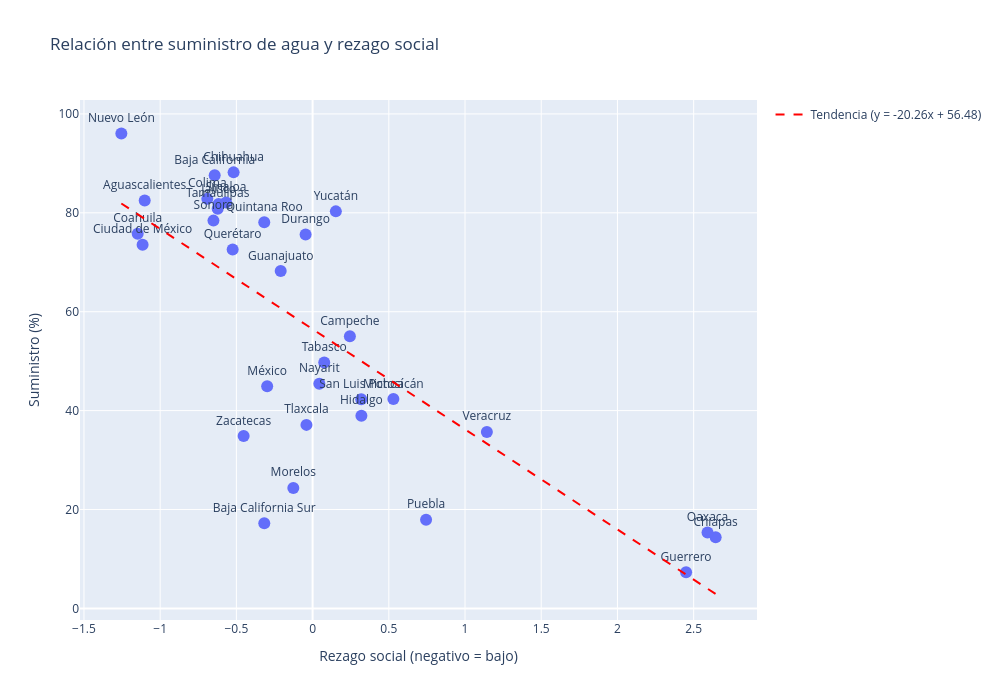

Write notebook code for a chart like this one.
### Markdown cell above
Conclusiones sobre la relación entre suministro de agua y rezago social Con los datos reales (los primeros que me mostraste, donde Chihuahua tiene 88% y Guerrero 7%), se observa una clara tendencia: los estados con mayor rezago social, como Chiapas y Guerrero, presentan los porcentajes de suministro diario de agua más bajos. En cambio, entidades con rezago social negativo (bajo rezago), como Coahuila, Aguascalientes y Chihuahua, alcanzan suministros superiores al 75%. Esta relación inversa sugiere que la desigualdad social está asociada a un menor acceso al agua potable.

Sin embargo, existen excepciones que enriquecen el análisis. Baja California Sur, a pesar de tener un rezago social bajo (-0.32), registra solo un 17% de suministro. Esto indica que factores geográficos y climáticos (la aridez de la región) pueden limitar el acceso al agua independientemente del nivel de desarrollo social. Por otro lado, la Ciudad de México, con un rezago bajo (-1.11), alcanza un 73.5% de suministro, mostrando que una buena infraestructura puede compensar la escasez natural.

### Code cell
fig = px.scatter(suministro_vs_rezagoSocial, x='Índice de rezago social', y='Porcentaje de suministro diario',
                 text='Entidad', hover_name='Entidad',
                 title='Relación entre suministro de agua y rezago social',
                 labels={'Índice de rezago social': 'Rezago social (negativo = bajo)',
                         'Porcentaje de suministro diario': 'Suministro (%)'},
                 width=900, height=600)
fig.update_traces(textposition='top center', marker=dict(size=12))

X = suministro_vs_rezagoSocial[['Índice de rezago social']].values
y = suministro_vs_rezagoSocial['Porcentaje de suministro diario'].values
model = LinearRegression()
model.fit(X, y)
x_line = np.linspace(X.min(), X.max(), 100)
y_line = model.predict(x_line.reshape(-1, 1))

fig.add_trace(go.Scatter(x=x_line, y=y_line, mode='lines',
                         name=f'Tendencia (y = {model.coef_[0]:.2f}x + {model.intercept_:.2f})',
                         line=dict(color='red', dash='dash')))
fig.update_layout(width=1000, height=700)
fig.show()

### Figure 1 — Plotly figure (JSON) as saved in the notebook; plotly's stock layout.template omitted (floating-point values rounded to 4 significant figures)
{"data": [{"hovertemplate": "<b>%{hovertext}</b><br><br>Rezago social (negativo = bajo)=%{x}<br>Suministro (%)=%{y}<br>Entidad=%{text}<extra></extra>", "hovertext": ["Aguascalientes", "Baja California", "Baja California Sur", "Campeche", "Coahuila", "Colima", "Chiapas", "Chihuahua", "Ciudad de México", "Durango", "Guanajuato", "Guerrero", "Hidalgo", "Jalisco", "México", "Michoacán", "Morelos", "Nayarit", "Nuevo León", "Oaxaca", "Puebla", "Querétaro", "Quintana Roo", "San Luis Potosí", "Sinaloa", "Sonora", "Tabasco", "Tamaulipas", "Tlaxcala", "Veracruz", "Yucatán", "Zacatecas"], "legendgroup": "", "marker": {"color": "#636efa", "size": 12, "symbol": "circle"}, "mode": "markers+text", "name": "", "orientation": "v", "showlegend": false, "text": ["Aguascalientes", "Baja California", "Baja California Sur", "Campeche", "Coahuila", "Colima", "Chiapas", "Chihuahua", "Ciudad de México", "Durango", "Guanajuato", "Guerrero", "Hidalgo", "Jalisco", "México", "Michoacán", "Morelos", "Nayarit", "Nuevo León", "Oaxaca", "Puebla", "Querétaro", "Quintana Roo", "San Luis Potosí", "Sinaloa", "Sonora", "Tabasco", "Tamaulipas", "Tlaxcala", "Veracruz", "Yucatán", "Zacatecas"], "textposition": "top center", "type": "scatter", "x": [-1.102, -0.6424, -0.317, 0.2445, -1.148, -0.6907, 2.644, -0.5184, -1.115, -0.04596, -0.2092, 2.45, 0.3201, -0.6168, -0.2981, 0.5299, -0.1265, 0.04404, -1.255, 2.591, 0.7445, -0.5245, -0.3172, 0.3191, -0.5676, -0.6505, 0.0764, -0.6226, -0.04053, 1.143, 0.1525, -0.4526], "xaxis": "x", "y": [82.5, 87.58, 17.23, 55.02, 75.76, 82.82, 14.38, 88.18, 73.54, 75.61, 68.21, 7.337, 38.95, 81.78, 44.93, 42.34, 24.36, 45.44, 96.04, 15.34, 17.92, 72.6, 78.08, 42.28, 82.08, 78.42, 49.74, 80.8, 37.12, 35.69, 80.29, 34.86], "yaxis": "y"}, {"line": {"color": "red", "dash": "dash"}, "mode": "lines", "name": "Tendencia (y = -20.26x + 56.48)", "type": "scatter", "x": [-1.255, -1.215, -1.176, -1.137, -1.097, -1.058, -1.018, -0.9791, -0.9397, -0.9003, -0.8609, -0.8215, -0.7821, -0.7428, -0.7034, -0.664, -0.6246, -0.5852, -0.5458, -0.5064, -0.4671, -0.4277, -0.3883, -0.3489, -0.3095, -0.2701, -0.2308, -0.1914, -0.152, -0.1126, -0.07323, -0.03385, 0.005535, 0.04492, 0.0843, 0.1237, 0.1631, 0.2025, 0.2418, 0.2812, 0.3206, 0.36, 0.3994, 0.4388, 0.4781, 0.5175, 0.5569, 0.5963, 0.6357, 0.6751, 0.7144, 0.7538, 0.7932, 0.8326, 0.872, 0.9114, 0.9507, 0.9901, 1.03, 1.069, 1.108, 1.148, 1.187, 1.226, 1.266, 1.305, 1.345, 1.384, 1.423, 1.463, 1.502, 1.541, 1.581, 1.62, 1.66, 1.699, 1.738, 1.778, 1.817, 1.857, 1.896, 1.935, 1.975, 2.014, 2.053, 2.093, 2.132, 2.172, 2.211, 2.25, 2.29, 2.329, 2.369, 2.408, 2.447, 2.487, 2.526, 2.565, 2.605, 2.644], "y": [81.89, 81.09, 80.3, 79.5, 78.7, 77.9, 77.11, 76.31, 75.51, 74.71, 73.91, 73.12, 72.32, 71.52, 70.72, 69.93, 69.13, 68.33, 67.53, 66.73, 65.94, 65.14, 64.34, 63.54, 62.75, 61.95, 61.15, 60.35, 59.56, 58.76, 57.96, 57.16, 56.36, 55.57, 54.77, 53.97, 53.17, 52.38, 51.58, 50.78, 49.98, 49.18, 48.39, 47.59, 46.79, 45.99, 45.2, 44.4, 43.6, 42.8, 42.01, 41.21, 40.41, 39.61, 38.81, 38.02, 37.22, 36.42, 35.62, 34.83, 34.03, 33.23, 32.43, 31.63, 30.84, 30.04, 29.24, 28.44, 27.65, 26.85, 26.05, 25.25, 24.46, 23.66, 22.86, 22.06, 21.26, 20.47, 19.67, 18.87, 18.07, 17.28, 16.48, 15.68, 14.88, 14.08, 13.29, 12.49, 11.69, 10.89, 10.1, 9.298, 8.501, 7.703, 6.905, 6.107, 5.31, 4.512, 3.714, 2.916]}], "layout": {"height": 700, "legend": {"tracegroupgap": 0}, "title": {"text": "Relación entre suministro de agua y rezago social"}, "width": 1000, "xaxis": {"anchor": "y", "domain": [0, 1], "title": {"text": "Rezago social (negativo = bajo)"}}, "yaxis": {"anchor": "x", "domain": [0, 1], "title": {"text": "Suministro (%)"}}}}
